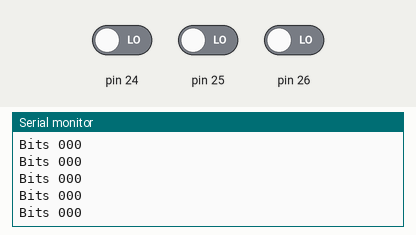
Simulated run of this sketch. Board: Arduino Mega 2560, built with avr-gcc and run on an emulated ATmega2560. On the bench: the last lines printed to the serial monitor. The inputs (shaded band) are chosen by the test bench; at power-on: pin 24 LOW, pin 25 LOW, pin 26 LOW.

Above: at 1.2 s.
1.3 s: pin 24 driven HIGH
At 1.31 s:
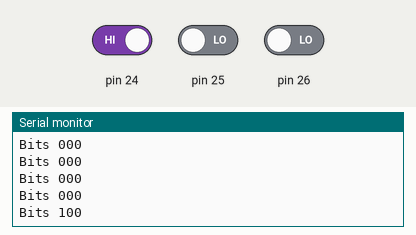
2.8 s: pin 25 driven HIGH
At 2.81 s:
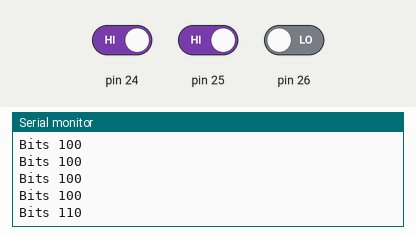
4.3 s: pin 26 driven HIGH
At 4.32 s:
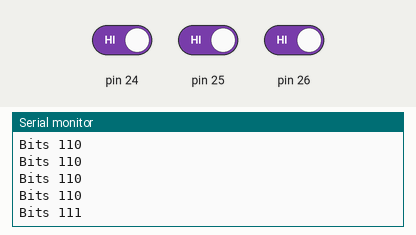
5.8 s: pin 24 driven LOW
At 5.82 s:
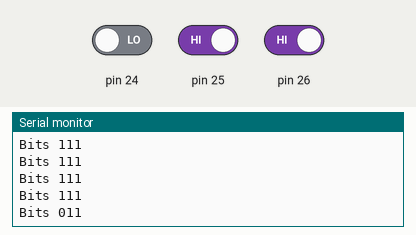
7.3 s: pin 25 driven LOW
At 7.33 s:
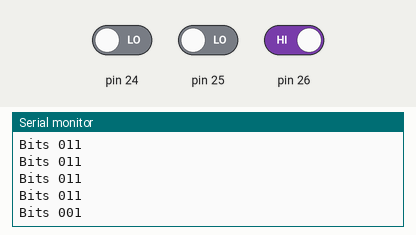
Timing chart, 0 to 9.8 s (numbered marks = the images above; inputs shaded):
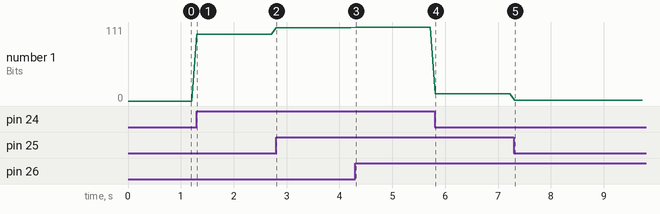

The sketch:

code.ino
```cpp
void setup() {
  Serial.begin(115200);
  pinMode(24, INPUT);
  pinMode(25, INPUT);
  pinMode(26, INPUT);
}
void loop() {
  Serial.print("Bits "); Serial.print(digitalRead(24));
  Serial.print(digitalRead(25)); Serial.println(digitalRead(26));
  delay(100);
}
```

Measured:
- after the input at 1.3 s, the serial monitor: prints a new line at once (image 1)
- after the input at 2.8 s, the serial monitor: prints a new line at once (image 2)
- after the input at 4.3 s, the serial monitor: prints a new line at once (image 3)
- after the input at 5.8 s, the serial monitor: prints a new line at once (image 4)
- after the input at 7.3 s, the serial monitor: prints a new line at once (image 5)
- plotted number 1: 0 → 100 after the input at 1.3 s, 100 → 110 after the input at 2.8 s, 110 → 111 after the input at 4.3 s, 111 → 11 after the input at 5.8 s, 11 → 1 after the input at 7.3 s
